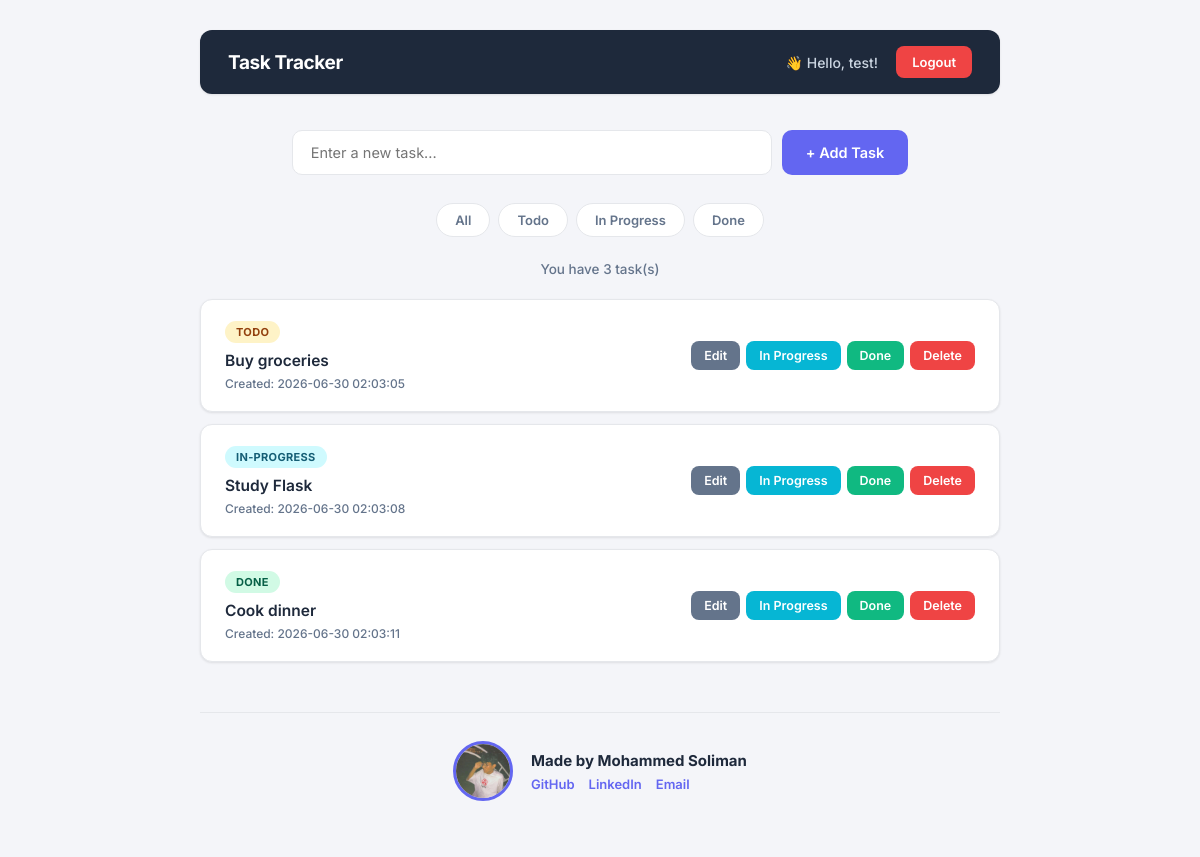
The page / (signed in) on the database its author committed.
### tables this page shows
CREATE TABLE users (
            id INTEGER PRIMARY KEY AUTOINCREMENT,
            username TEXT UNIQUE NOT NULL,
            password TEXT NOT NULL
        );

CREATE TABLE tasks (
            id INTEGER PRIMARY KEY AUTOINCREMENT,
            description TEXT NOT NULL,
            status TEXT DEFAULT 'todo',
            created_at TEXT NOT NULL,
            updated_at TEXT NOT NULL,
            user_id INTEGER NOT NULL,
            FOREIGN KEY (user_id) REFERENCES users (id)
        );

### app.py (the view)
@app.route("/")
@login_required
def index():
    db = get_db()
    tasks = db.execute(
        "SELECT * FROM tasks WHERE user_id = ? ORDER BY id",
        (current_user.id,)
    ).fetchall()
    db.close()
    return render_template("index.html", tasks=tasks)

### app.py (called while the page is built)
def get_db():
    db = sqlite3.connect("database.db")
    db.row_factory = sqlite3.Row
    return db

@login_manager.user_loader
def load_user(user_id):
    db = get_db()
    user = db.execute("SELECT * FROM users WHERE id = ?", (user_id,)).fetchone()
    db.close()
    if user:
        return User(user["id"], user["username"])
    return None

### templates/index.html (shortened to what this page needs)
<!DOCTYPE html>
<html lang="en">
<head>
    <link rel="stylesheet" href="{{ url_for('static', filename='style.css') }}">
</head>
<body>
    <nav class="navbar">
        <span class="nav-brand"> Task Tracker</span>
        <div class="nav-right">
            <span class="nav-user">👋 Hello, {{ current_user.username.split('@')[0] }}!</span>
            <a href="/logout" class="btn-logout">Logout</a>
        </div>
    </nav>
    <div class="container">
        <form class="add-form" action="/add" method="POST">
            <input type="text" name="description" placeholder="Enter a new task..." required>
            <button type="submit">+ Add Task</button>
        </form>
        <div class="filters">
            <a href="/" class="filter-btn">All</a>
            <a href="/filter/todo" class="filter-btn todo">Todo</a>
            <a href="/filter/in-progress" class="filter-btn in-progress">In Progress</a>
            <a href="/filter/done" class="filter-btn done">Done</a>
        </div>
        {% if tasks %}
        <p class="summary">You have {{ tasks|length }} task(s)</p>
        {% endif %}
        <div class="task-list">
            {% if tasks %}
                {% for task in tasks %}
                <div class="task-card">
                    <div class="task-info">
                        <span class="status {{ task.status }}">{{ task.status }}</span>
                        <h3 class="task-description">{{ task.description }}</h3>
                        <p class="task-date">Created: {{ task.created_at }}</p>
                    </div>
                    <div class="task-actions">
                        <button class="btn-edit" onclick="enableEdit(this)">Edit</button>
                        <a href="/mark-in-progress/{{ task.id }}" class="btn-progress">In Progress</a>
                        <a href="/mark-done/{{ task.id }}" class="btn-done">Done</a>
                        <a href="/delete/{{ task.id }}" class="btn-delete" onclick="return confirmDelete()">Delete</a>
                    </div>
                </div>
                {% endfor %}
            {% else %}
                <p class="no-tasks">No tasks found. Add one above! 🎉</p>
            {% endif %}
        </div>
        <footer>
            <img src="{{ url_for('static', filename='profile.jpg') }}" alt="Mohammed Soliman" class="profile-pic">
            <div class="footer-info">
                <p class="footer-name">Made by Mohammed Soliman</p>
                <div class="footer-links">
                    <a href="https://github.com/MohammedSoliman10" target="_blank">GitHub</a>
                    <a href="https://linkedin.com/in/mohammed-soliman-3a6651304" target="_blank">LinkedIn</a>
                    <a href="mailto:mohammedsolly4@gmail.com">Email</a>
                </div>
            </div>
        </footer>
    </div>
</body>
</html>

### static/style.css (style rules this page uses)
:root { --primary: #6366f1; --primary-dark: #4f46e5; --primary-light: #eef2ff; --success: #10b981; --success-light: #d1fae5; --warning: #f59e0b; --warning-light: #fef3c7; --info: #06b6d4; --info-light: #cffafe; --danger: #ef4444; --danger-light: #fee2e2; --text: #1e293b; --muted: #64748b; --bg: #f4f5f9; --card: #ffffff; --border: #e5e7eb; --radius: 12px; --shadow: 0 1px 3px rgba(0, 0, 0, 0.06), 0 1px 2px rgba(0, 0, 0, 0.04); --shadow-hover: 0 8px 20px rgba(0, 0, 0, 0.08); }
* { margin: 0; padding: 0; box-sizing: border-box; }
body { font-family: 'Inter', Arial, sans-serif; background-color: var(--bg); padding: 30px 20px 60px; color: var(--text); -webkit-font-smoothing: antialiased; }
.container { max-width: 800px; margin: 0 auto; }
.navbar { display: flex; justify-content: space-between; align-items: center; background-color: var(--text); padding: 16px 28px; margin-bottom: 36px; border-radius: var(--radius); box-shadow: var(--shadow); max-width: 800px; margin-left: auto; margin-right: auto; }
.nav-brand { font-size: 19px; font-weight: 700; color: white; letter-spacing: -0.02em; }
.nav-right { display: flex; align-items: center; gap: 18px; }
.nav-user { color: #cbd5e1; font-size: 14px; font-weight: 500; }
.btn-logout { padding: 8px 16px; background-color: var(--danger); color: white; border-radius: 8px; text-decoration: none; font-size: 13px; font-weight: 600; transition: all 0.2s ease; }
.add-form { display: flex; justify-content: center; gap: 10px; margin-bottom: 28px; }
.add-form input { padding: 13px 18px; width: 480px; max-width: 100%; border: 1.5px solid var(--border); border-radius: 10px; font-size: 14.5px; font-family: 'Inter', sans-serif; outline: none; background-color: var(--card); transition: all 0.2s ease; }
.add-form button { padding: 13px 24px; background-color: var(--primary); color: white; border: none; border-radius: 10px; font-size: 14.5px; font-weight: 600; font-family: 'Inter', sans-serif; cursor: pointer; transition: all 0.2s ease; white-space: nowrap; }
.filters { display: flex; justify-content: center; gap: 8px; margin-bottom: 24px; flex-wrap: wrap; }
.filter-btn { padding: 8px 18px; border-radius: 999px; text-decoration: none; font-size: 13px; font-weight: 600; color: var(--muted); background-color: var(--card); border: 1.5px solid var(--border); transition: all 0.2s ease; }
.summary { text-align: center; color: var(--muted); font-size: 13.5px; margin-bottom: 22px; font-weight: 500; }
.task-card { background-color: var(--card); padding: 20px 24px; border-radius: var(--radius); margin-bottom: 12px; box-shadow: var(--shadow); display: flex; justify-content: space-between; align-items: center; gap: 15px; border: 1px solid var(--border); transition: all 0.2s ease; }
.task-info { flex: 1; min-width: 0; }
.task-description { font-size: 15.5px; font-weight: 600; color: var(--text); margin-bottom: 6px; }
.task-date { font-size: 12px; color: var(--muted); font-weight: 500; }
.status { display: inline-block; padding: 4px 11px; border-radius: 999px; font-size: 11px; font-weight: 700; text-transform: uppercase; letter-spacing: 0.03em; margin-bottom: 8px; }
.status.todo { background-color: var(--warning-light); color: #92400e; }
.status.in-progress { background-color: var(--info-light); color: #155e75; }
.status.done { background-color: var(--success-light); color: #065f46; }
.task-actions { display: flex; gap: 6px; flex-wrap: wrap; justify-content: flex-end; }
.task-actions a, .task-actions button { padding: 7px 13px; border-radius: 8px; font-size: 12.5px; font-weight: 600; font-family: 'Inter', sans-serif; cursor: pointer; border: none; color: white; text-decoration: none; transition: all 0.2s ease; }
.btn-edit { background-color: #64748b; }
.btn-progress { background-color: var(--info); }
.btn-done { background-color: var(--success); }
.btn-delete { background-color: var(--danger); }
footer { display: flex; align-items: center; justify-content: center; gap: 18px; margin-top: 50px; padding: 28px; border-top: 1px solid var(--border); }
.profile-pic { width: 60px; height: 60px; border-radius: 50%; object-fit: cover; border: 3px solid var(--primary); }
.footer-info { display: flex; flex-direction: column; gap: 6px; }
.footer-name { font-size: 15px; font-weight: 700; color: var(--text); }
.footer-links { display: flex; gap: 14px; }
.footer-links a { color: var(--primary); text-decoration: none; font-size: 13px; font-weight: 600; transition: color 0.2s ease; }

### rows shown on the page
users: username "test"
tasks: status "TODO", description "Buy groceries", created_at "2026-06-30 02:03:05"
tasks: status "IN-PROGRESS", description "Study Flask", created_at "2026-06-30 02:03:08"
tasks: status "DONE", description "Cook dinner", created_at "2026-06-30 02:03:11"

### other values the page prints
{{ tasks|length }} "3"
